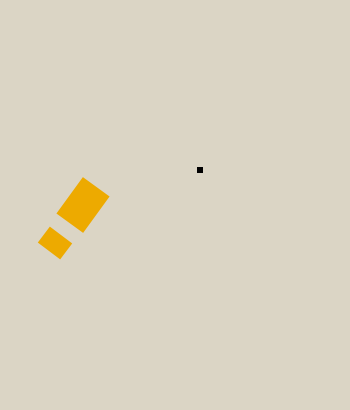
Frame 1 (no input)
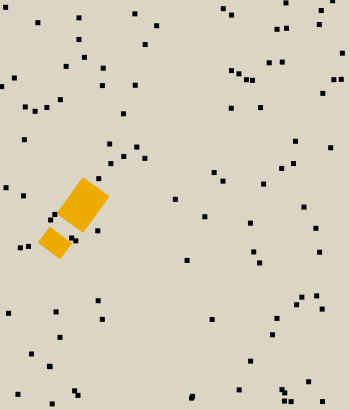
Frame 60 (the mouse pressed at the canvas centre just before this capture)
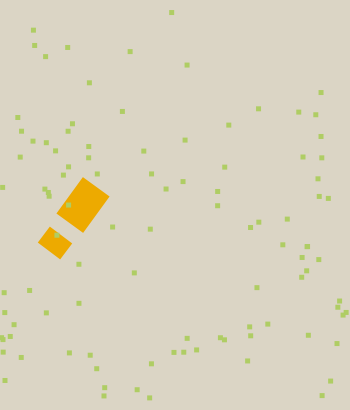
Frame 120 (the mouse held since frame 60 and released just before this capture)

The Processing sketch that drew these frames (run headless with seeded random() and noise(); from frame 60 on, the mouse is pressed at the canvas centre):

// Processing sketch: processing_72960
// ── processing_72960.pde

//to rotate rect around the center, take x2,y2 value and add to translate (x,y) but remove from x1,y1

int x;

int numboxes;

int boxwidth;
int boxheight;

Box[] boxes;

void setup() {
  size(350, 410);

  noStroke();
  numboxes = 100;  
  boxwidth = 5;
  boxheight = 5;

  boxes = new Box[numboxes];
  for (int i = 0; i < numboxes; i++) {
    boxes[i] = new Box();
  }
}

void draw() {

  background(219, 213, 197);

  rectMode(CENTER);

  //yellow rectangle
  translate(55, 243);
  rotate(radians(37));
  fill(237, 170, 0);
  noStroke();
  rect(0, 0, 28, 20); //small yellow rect, bottom
  resetMatrix();

  translate(83, 205);
  rotate(radians(36));
  rect(0, 0, 33, 45); //med yellow rect, middle
  resetMatrix();

  fill(255, 100);
  for (int i = 0; i < numboxes; i++) {
    boxes[i].draw();
  }
}

class Box {
  float x;
  float y;
  float xvel;
  float yvel;

  Box() {
    x = (height/2)-boxwidth;
    y = (width/2)-boxheight;
    xvel = random(-5, 5);
    yvel = random(-5, 5);
  }


 

    void draw() {
      
      fill(mouseX, mouseY, mouseX-75);
      rect(x, y, boxwidth, boxheight);

      if (x >= width-boxwidth) {
        xvel = -abs(xvel);
      }
      if (x <= 0) {
        xvel = abs(xvel);
      }
      if (y >= height-boxheight) {
        yvel = -abs(yvel);
      }
      if (y <= 0) {
        yvel = abs(yvel);
      }

      x = x + xvel;
      y = y + yvel;
    }
}


void mouseDragged() {

  int h = hour();    // Values from 0 - 23

  //black quad mid
  fill(0, 0, 0);
  noStroke();
  quad(227, 290, 180, 368, 134, 340, 182, 263);

  //blue rectangle small
  translate(0, 0);
  rotate(h); //radians(28)
  fill(27, 26, 100);
  noStroke();
  rect(325, 125, 40, 10);
  resetMatrix();
  translate(0, 0);

  //black quad mid
  fill(0, 0, 0);
  noStroke();
  quad(227, 290, 180, 368, 134, 340, 182, 263);

  //black quad big
  fill(0, 0, 0);
  noStroke();
  //rotate(h);
  quad(132, 182, 49, 286, 120, 350, 202, 230);

  rotate(radians(29));
  fill(0);
  noStroke();
  rect(362, 190, 40, 45);

  //small blue rect
  rotate(radians(-5)); //radians(28)
  fill(27, 26, 100);
  noStroke();
  rect(320, 145, 40, 10);
  resetMatrix();
}

void mouseMoved() { 
  int s = second();  // Values from 0 - 59
  int m = minute();  // Values from 0 - 59
  int h = hour();    // Values from 0 - 23

  //red rectangles
  translate(95, 82);
  rotate(m);//radians(-5)
  fill(162, 0, 11);
  noStroke();
  rect(58, 17, 150, 9); //bottom large
  rect(20, 0, 40, 4); //top small
  resetMatrix();

  //yellow rectangle, large
  translate(142, 124);
  fill(237, 170, 0);
  rotate(s); //radians(39)
  rect(0, 0, 44, 135); //large yellow rect top
  resetMatrix();

  //yellow rect set, right cluster
  translate(171, 125);
  fill(237, 170, 0);
  rotate(s);//radians(39)
  rect(10, 29, 16, 49); //long yellow rect, left
  rect(36, 19, 30, 35); //med yellow square, middle
  resetMatrix();

  translate(180, 200);
  rotate(s);
  rect(0, 0, 20, 15); //small yellow rect, right
  resetMatrix();

  //blue rectangle big
  translate(60, 350);
  rotate(h); //radians(29)
  fill(27, 26, 100);
  noStroke();
  rect(0, 0, 73, 16);
  resetMatrix();

  //yellow rectangle
  translate(55, 243);
  rotate(radians(37));
  fill(237, 170, 0);
  noStroke();
  rect(0, 0, 28, 20); //small yellow rect, bottom
  resetMatrix();

  translate(83, 205);
  rotate(radians(36));
  rect(0, 0, 33, 45); //med yellow rect, middle
  resetMatrix();
}
